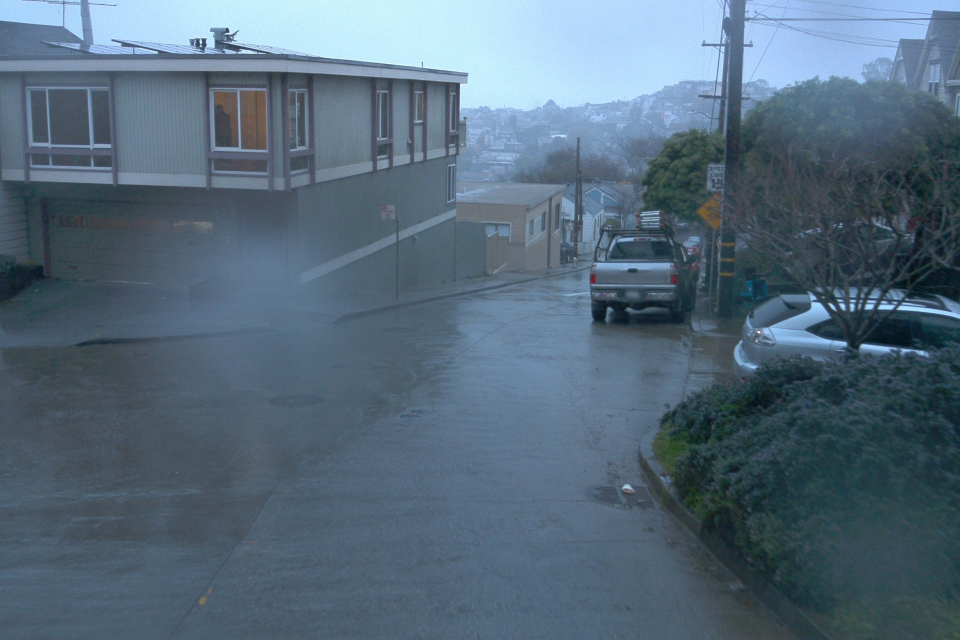
#> input picture waymo-demo/data/images/front_00010.jpg, 1920 x 1280 px (shown at 1/2 size); its folder holds only this picture in this run
$ python detect_lanes.py
#> lines starting #> are read from the running program, lines starting #| are printed output that depends on the picture; after the words box and inside, x2 and y2 are one past the last pixel; in counts of white or black regions, pixels touching at a corner belong together

from pathlib import Path

import cv2
import numpy as np


# Project paths
ROOT = Path(__file__).resolve().parents[3]
INPUT_DIR = ROOT / "data" / "images"
OUTPUT_DIR = ROOT / "outputs" / "lane_detection"

VIDEO_PATH = OUTPUT_DIR / "lane_detection_baseline.mp4"
PREVIEW_PATH = OUTPUT_DIR / "lane_detection_preview.jpg"
DIAGNOSTICS_DIR = OUTPUT_DIR / "diagnostics"

FPS = 10


def region_of_interest(image):
    """Keep the lower road region and ignore much of the sky/buildings."""
    height, width = image.shape[:2]

    polygon = np.array([[
        (int(width * 0.05), height),
        (int(width * 0.35), int(height * 0.48)),
        (int(width * 0.65), int(height * 0.48)),
        (int(width * 0.95), height),
    ]], dtype=np.int32)

    mask = np.zeros_like(image)
    cv2.fillPoly(mask, polygon, 255)

    return cv2.bitwise_and(image, mask)


def detect_lanes(frame):
    """Detect candidate lane markings using color, edges, and Hough lines."""
    height, width = frame.shape[:2]

    blurred = cv2.GaussianBlur(frame, (5, 5), 0)
    hsv = cv2.cvtColor(blurred, cv2.COLOR_BGR2HSV)
    gray = cv2.cvtColor(blurred, cv2.COLOR_BGR2GRAY)

    # White lane markings
    white_mask = cv2.inRange(
        hsv,
        np.array([0, 0, 155]),
        np.array([180, 90, 255])
    )

    # Yellow lane markings
    yellow_mask = cv2.inRange(
        hsv,
        np.array([12, 55, 80]),
        np.array([40, 255, 255])
    )

    # Detect road edges independently of color
    edges = cv2.Canny(gray, 50, 150)

    # Combine color candidates and edges.
    # OR is less restrictive than requiring a pixel to satisfy both.
    color_mask = cv2.bitwise_or(white_mask, yellow_mask)
    combined = cv2.bitwise_or(color_mask, edges)

    roi = region_of_interest(combined)

    # Connect small gaps in candidate markings
    kernel = np.ones((3, 3), np.uint8)
    roi = cv2.morphologyEx(roi, cv2.MORPH_CLOSE, kernel)

    segments = cv2.HoughLinesP(
        roi,
        rho=1,
        theta=np.pi / 180,
        threshold=25,
        minLineLength=25,
        maxLineGap=40
    )

    # Draw individual candidate segments in orange
    segment_overlay = frame.copy()
    left_points = []
    right_points = []

    if segments is not None:
        for segment in segments:
            coords = np.asarray(segment).reshape(-1)

            if coords.size != 4:
                continue

            x1, y1, x2, y2 = map(int, coords)

            dx = x2 - x1
            dy = y2 - y1

            if abs(dx) < 3:
                continue

            slope = dy / dx

            # Ignore nearly horizontal edges
            if abs(slope) < 0.35:
                continue

            # Exclude segments mostly outside the road's lower region
            if max(y1, y2) < int(height * 0.48):
                continue

            cv2.line(
                segment_overlay,
                (x1, y1),
                (x2, y2),
                (0, 165, 255),
                2
            )

            # Group left- and right-leaning line candidates
            midpoint_x = (x1 + x2) / 2

            if slope < 0 and midpoint_x < width * 0.60:
                left_points.extend([(x1, y1), (x2, y2)])

            elif slope > 0 and midpoint_x > width * 0.40:
                right_points.extend([(x1, y1), (x2, y2)])

    # Fit one representative line to each group
    lane_overlay = frame.copy()
    lane_found = False

    def fit_lane_line(points, is_left):
        if len(points) < 4:
            return None

        points = np.array(points, dtype=np.float32)
        xs = points[:, 0]
        ys = points[:, 1]

        # x = m*y + b works well for near-vertical lane boundaries
        try:
            m, b = np.polyfit(ys, xs, 1)
        except (ValueError, np.linalg.LinAlgError):
            return None

        y_bottom = height - 1
        y_top = int(height * 0.55)

        x_bottom = int(m * y_bottom + b)
        x_top = int(m * y_top + b)

        # Reject implausible fitted lines outside the image
        if not (-width * 0.25 <= x_bottom <= width * 1.25):
            return None

        if not (-width * 0.25 <= x_top <= width * 1.25):
            return None

        # Check the expected side of the image
        if is_left and x_bottom > width * 0.65:
            return None

        if not is_left and x_bottom < width * 0.35:
            return None

        return (x_bottom, y_bottom), (x_top, y_top)

    left_line = fit_lane_line(left_points, True)
    right_line = fit_lane_line(right_points, False)

    if left_line:
        cv2.line(
            lane_overlay, left_line[0], left_line[1],
            (0, 255, 0), 5
        )
        lane_found = True

    if right_line:
        cv2.line(
            lane_overlay, right_line[0], right_line[1],
            (0, 255, 0), 5
        )
        lane_found = True

    # Clearly label the result rather than implying every frame succeeded
    if lane_found:
        status = "CANDIDATE LANE LINE(S) DETECTED"
        status_color = (0, 255, 0)
    else:
        status = "NO RELIABLE LANE CANDIDATES"
        status_color = (0, 0, 255)

    cv2.putText(
        lane_overlay,
        status,
        (20, 35),
        cv2.FONT_HERSHEY_SIMPLEX,
        0.75,
        status_color,
        2,
        cv2.LINE_AA
    )

    return {
        "overlay": lane_overlay,
        "segments": segment_overlay,
        "white_mask": white_mask,
        "yellow_mask": yellow_mask,
        "edges": edges,
        "combined": combined,
        "roi": roi,
        "lane_found": lane_found,
    }


def save_diagnostics(result):
    """Save intermediate images from the first frame."""
    DIAGNOSTICS_DIR.mkdir(parents=True, exist_ok=True)

    images = {
        "01_white_mask.jpg": result["white_mask"],
        "02_yellow_mask.jpg": result["yellow_mask"],
        "03_edges.jpg": result["edges"],
        "04_combined_candidates.jpg": result["combined"],
        "05_road_region.jpg": result["roi"],
        "06_hough_segments.jpg": result["segments"],
        "07_lane_overlay.jpg": result["overlay"],
    }

    for filename, image in images.items():
        path = DIAGNOSTICS_DIR / filename
        if not cv2.imwrite(str(path), image):
            print(f"Warning: Could not save {path}")


def main():
    OUTPUT_DIR.mkdir(parents=True, exist_ok=True)

    image_paths = sorted(INPUT_DIR.glob("front_*.jpg"))

    if not image_paths:
        print(f"No front_*.jpg images found in: {INPUT_DIR}")
        print("Check the INPUT_DIR path and your extracted images.")
        return

    first_frame = cv2.imread(str(image_paths[0]))
#> first_frame is the input picture: shape (1280, 1920, 3); mean B, G, R 122.9, 106.2, 85.3

    if first_frame is None:
        print(f"Could not read image: {image_paths[0]}")
        return

    height, width = first_frame.shape[:2]

    writer = cv2.VideoWriter(
        str(VIDEO_PATH),
        cv2.VideoWriter_fourcc(*"mp4v"),
        FPS,
        (width, height)
    )

    if not writer.isOpened():
        print("Could not create output video.")
        print("Check that OpenCV supports the MP4V codec.")
        return

    detected_count = 0
    processed_count = 0

    try:
        for index, image_path in enumerate(image_paths, start=1):
            frame = cv2.imread(str(image_path))

            if frame is None:
                print(f"Skipping unreadable image: {image_path.name}")
                continue

            if frame.shape[:2] != (height, width):
                frame = cv2.resize(frame, (width, height))

            result = detect_lanes(frame)
#> in detect_lanes, `gray = cv2.cvtColor(blurred, cv2.COLOR_BGR2GRAY)`:
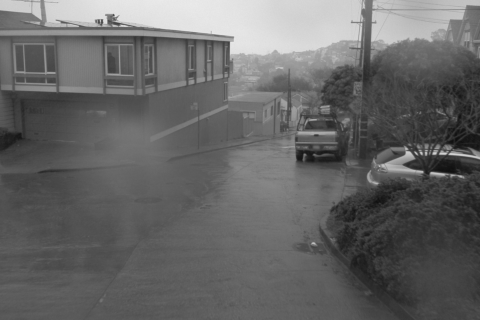
#> gray: shape (1280, 1920) (shown at 1/4 size); min 12, max 241, mean 101.9
#> in detect_lanes, `white_mask = cv2.inRange( hsv, np.array([0, 0, 155]), np.array([180, 9..`:
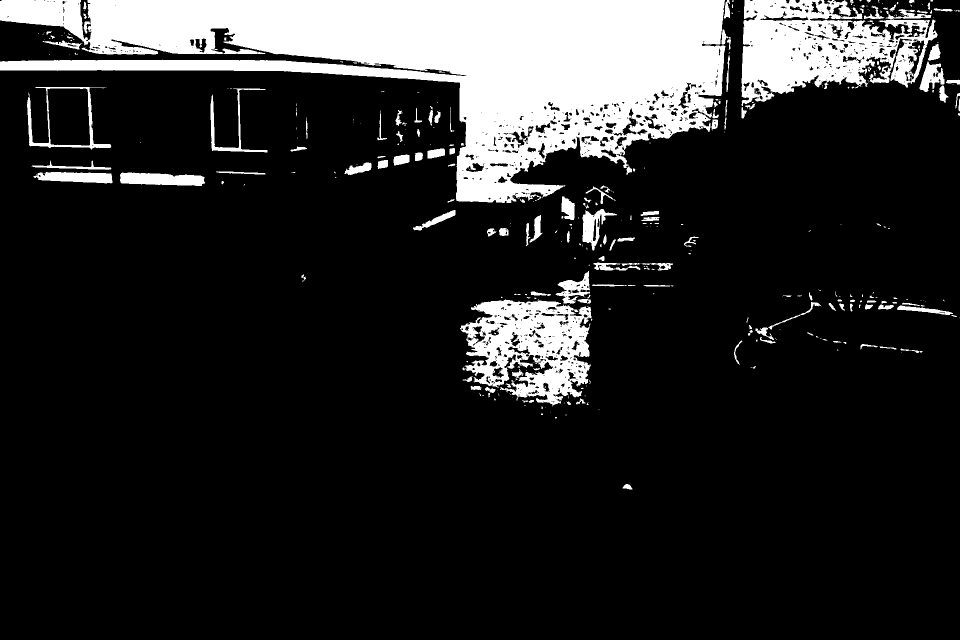
#> white_mask: shape (1280, 1920) (shown at 1/2 size); 15.8% white; 398 white regions (247 under 20 px), largest, box (x1, y1, x2, y2) and area: (0, 0, 1451, 406) 269322, (1483, 0, 1875, 212) 47370, (920, 599, 1183, 813) 32799
#> in detect_lanes, `edges = cv2.Canny(gray, 50, 150)`:
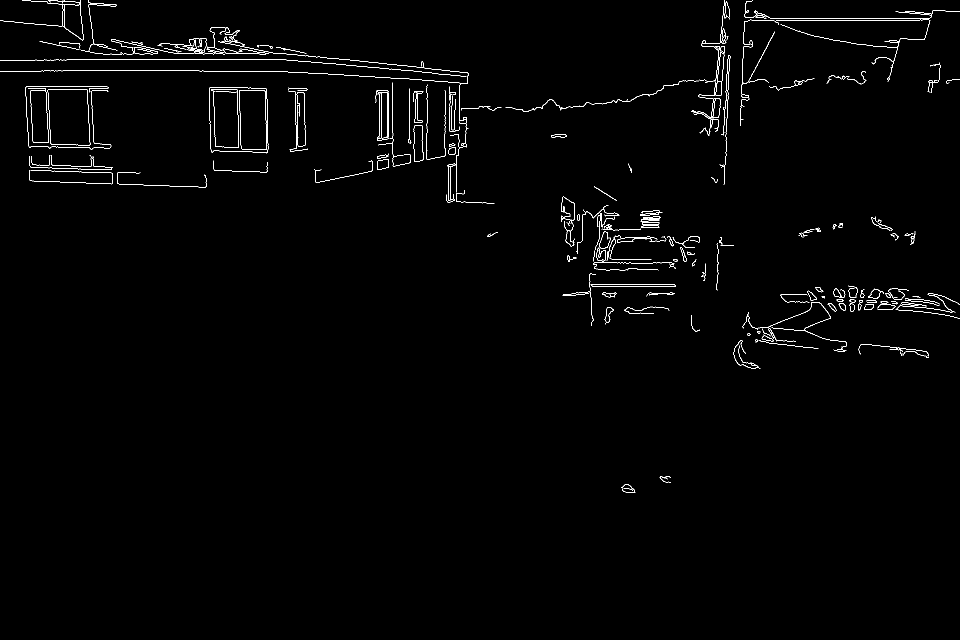
#> edges: shape (1280, 1920) (shown at 1/2 size); 1.1% white in thin lines or dots, all inside (x1, y1, x2, y2) = (0, 0, 1920, 986)
#> in region_of_interest, `cv2.fillPoly(mask, polygon, 255)`:
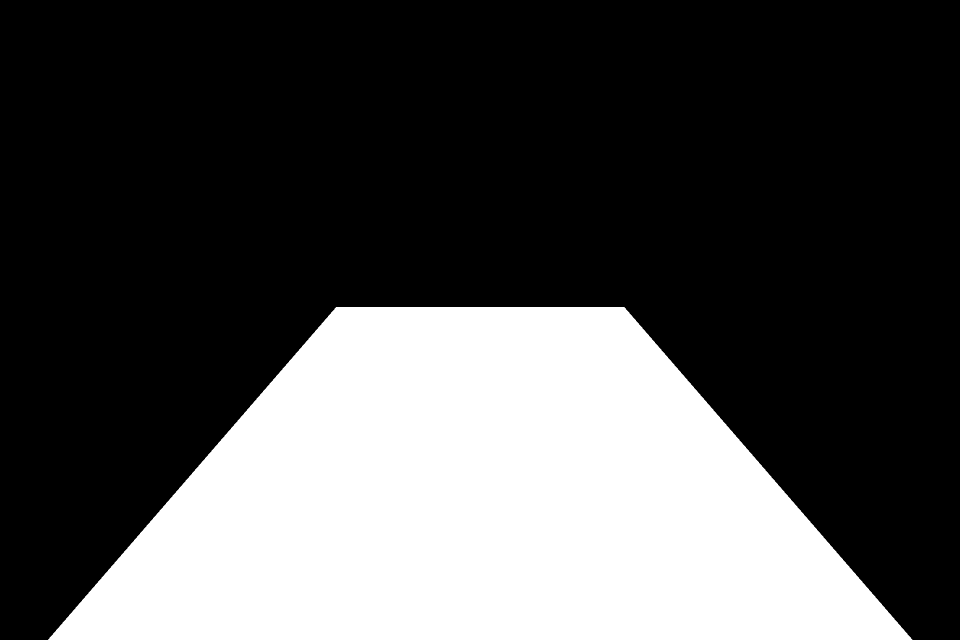
#> mask: shape (1280, 1920) (shown at 1/2 size); 31.2% white; 1 white region, box (x1, y1, x2, y2) and area: (96, 614, 1825, 1280) 767898
#> in region_of_interest, `return cv2.bitwise_and(image, mask)`:
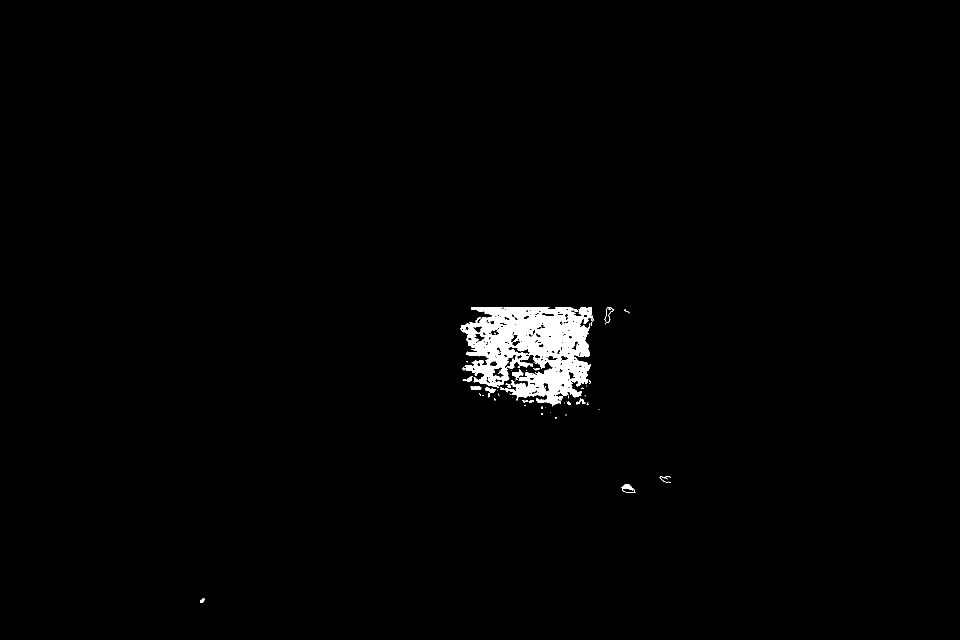
#> returned value: shape (1280, 1920) (shown at 1/2 size); 1.3% white; 57 white regions (41 under 20 px), largest, box (x1, y1, x2, y2) and area: (920, 614, 1188, 813) 31043, (1242, 968, 1271, 986) 207, (1024, 738, 1047, 756) 184
#> in detect_lanes, `segments = cv2.HoughLinesP( roi, rho=1, theta=np.pi / 180, threshold=2..`: segments = 196 rows, first 6: [934, 681, 1251, 620], [1026, 614, 1137, 792], [949, 757, 1179, 614], [947, 615, 1140, 808], [977, 614, 1157, 807], [981, 614, 1176, 809]
#> the loop in detect_lanes, `for segment in segments:` made 196 passes
#> (x1, y1, x2, y2, dx, dy, slope) on passes 1, 12, 13: (934, 681, 1251, 620, 317, -61, -0.192), (926, 738, 1218, 643, 292, -95, -0.325), (942, 615, 1217, 629, 275, 14, 0.0509)
#> after the loop in detect_lanes, `for segment in segments:`:
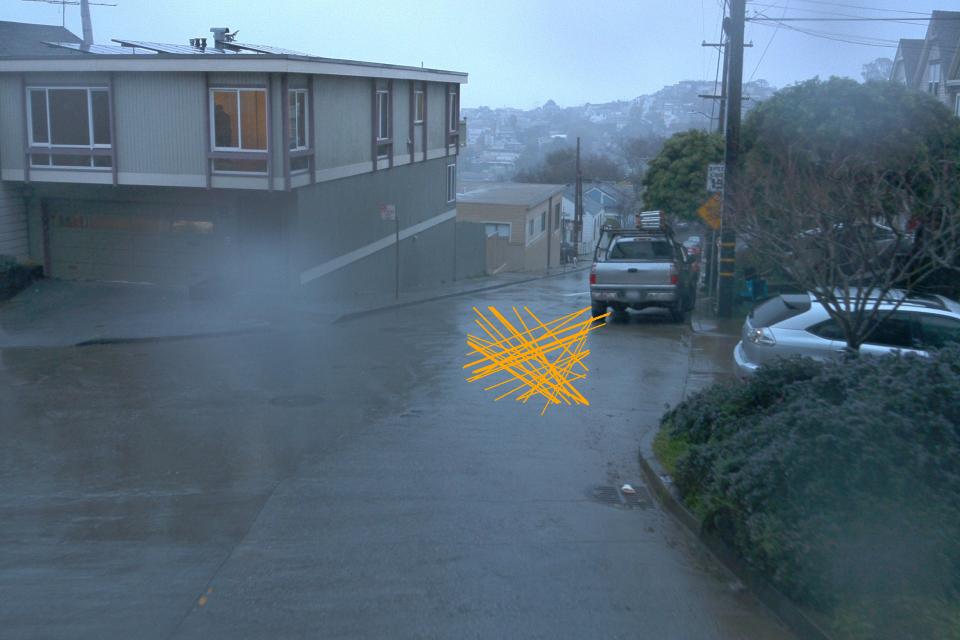
#> segment_overlay: shape (1280, 1920, 3) (shown at 1/2 size); 0.66% of pixels changed, all inside (x1, y1, x2, y2) = (925, 613, 1222, 831)
#> after the loop in detect_lanes, `for segment in segments:`: left_points = 34 pairs, first value 926 to 1220, second value 614 to 829; right_points = 24 items, first 6: (1026, 614), (1137, 792), (947, 615), (1140, 808), (977, 614), (1157, 807)
#> in fit_lane_line, `points = np.array(points, dtype=np.float32)`: points has the same summary as left_points in detect_lanes
#> in fit_lane_line, `xs = points[:, 0]`: xs = 34 values, max 1220 at index 23, min 926 at index 10, mean 1081
#> in fit_lane_line, `ys = points[:, 1]`: ys = 34 values, max 829 at index 8, min 614 at index 1, mean 714.2
#> in fit_lane_line, `m, b = np.polyfit(ys, xs, 1)`: m = -1.18; b = 1927.1
#> in fit_lane_line, `y_top = int(height * 0.55)`: y_top = 704
#> in fit_lane_line, `x_bottom = int(m * y_bottom + b)`: x_bottom = 411
#> in fit_lane_line, `x_top = int(m * y_top + b)`: x_top = 1093
#> in detect_lanes, `left_line = fit_lane_line(left_points, True)`: left_line = ((411, 1279), (1093, 704))
#> in fit_lane_line (call 2), `points = np.array(points, dtype=np.float32)`: points = 24 rows, first 8: [1026, 614], [1137, 792], [947, 615], [1140, 808], [977, 614], [1157, 807], [981, 614], [1176, 809]
#> in detect_lanes, `right_line = fit_lane_line(right_points, False)`: right_line = ((1624, 1279), (1043, 704))
#> in detect_lanes, `cv2.putText( lane_overlay, status, (20, 35), cv2.FONT_HERSHEY_SIMPLEX,..`:
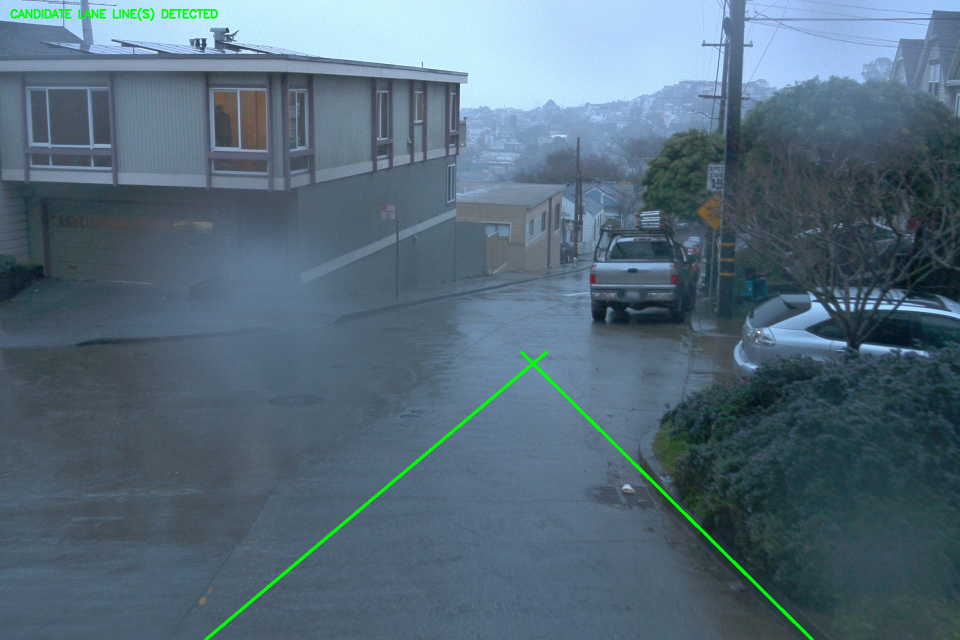
#> lane_overlay: shape (1280, 1920, 3) (shown at 1/2 size); mean B, G, R 122.1, 107, 84.7
#> result = 8 items
            writer.write(result["overlay"])

            if result["lane_found"]:
                detected_count += 1

            if processed_count == 0:
                cv2.imwrite(str(PREVIEW_PATH), result["overlay"])
                save_diagnostics(result)
#> the loop in save_diagnostics, `for filename, image in images.items():` made 7 passes
#> filename on passes 1 to 7: '01_white_mask.jpg', '02_yellow_mask.jpg', '03_edges.jpg', '04_combined_candidates.jpg', '05_road_region.jpg', '06_hough_segments.jpg', '07_lane_overlay.jpg'

            processed_count += 1

            if index % 25 == 0 or index == len(image_paths):
                print(
                    f"Processed {index}/{len(image_paths)} | "
                    f"frames with candidate lanes: {detected_count}"
                )

    finally:
        writer.release()

    print("\nLane detection baseline finished.")
    print(f"Images processed: {processed_count}")
    print(f"Frames with candidate lane lines: {detected_count}")
    print(f"Preview: {PREVIEW_PATH}")
    print(f"Video: {VIDEO_PATH}")
    print(f"Diagnostics: {DIAGNOSTICS_DIR}")


if __name__ == "__main__":
    main()
